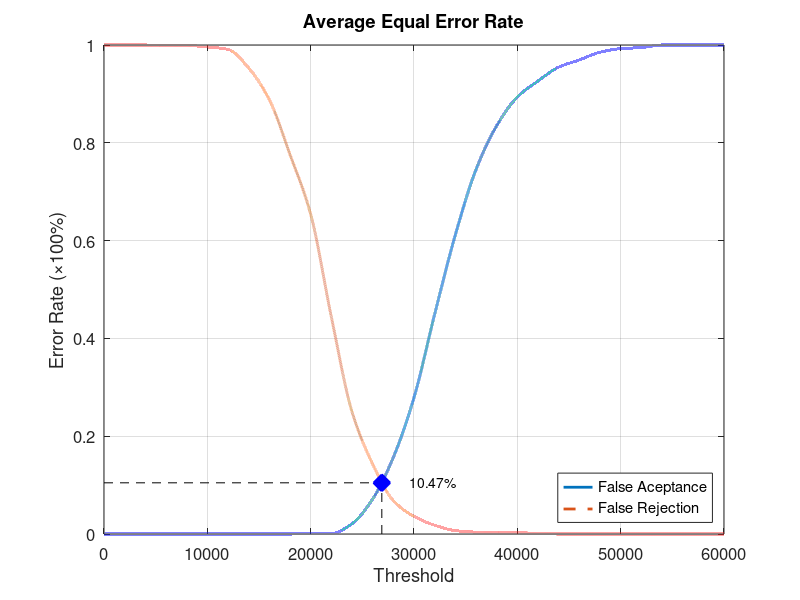
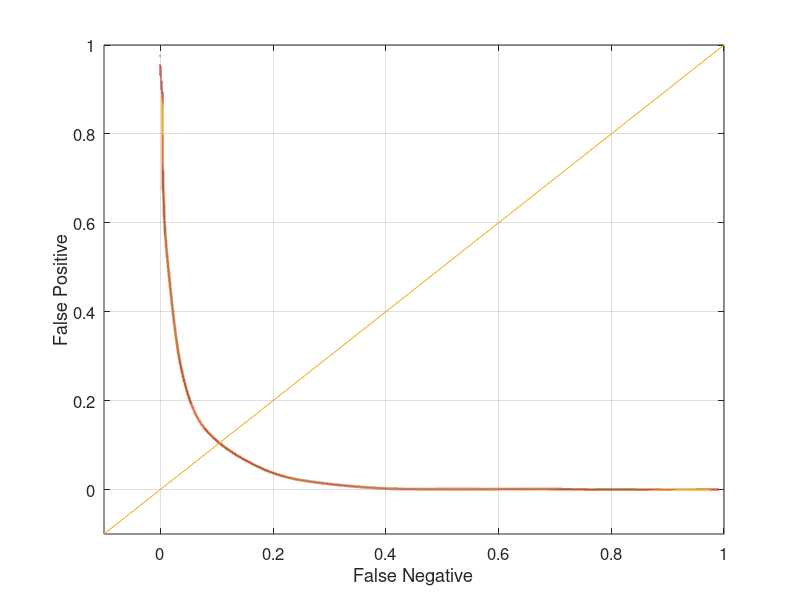

Source code (MATLAB) for these figures, in order:
function yEER = Database3Average
close all;
clear;
clc;
x = 0:2000:60000;
xq = 0:0.5:60000;

y0 = [0 0 0 0 0 0 0 0 0 0 0.00105263 0.00105263 0.0210526 0.0715789 0.156842 0.278947 0.449474 0.611579 0.745263 0.834737 0.893684 0.926316 0.954737 0.969474 0.985263 0.992632 0.994737 1 1 1 1];
yy0 = interp1(x, y0, xq, 'pchip');
y1 = [1 1 1 0.999 0.999 0.996 0.991 0.953 0.888 0.776 0.654 0.444 0.25 0.143 0.068 0.036 0.018 0.007 0.004 0.004 0.003 0.001 0 0 0 0 0 0 0 0 0];
yy1 = interp1(x, y1, xq, 'pchip');

% Calculating EER: 
y2 = abs(y0 - y1);
find(y2 == min(y2))
yy2 = abs(yy0 - yy1);
xEER = find(yy2 == min(yy2));
xEERIndex = xq(xEER) % X-axis EER
yEER = yy0(xEER) % Y-axis EER

main = figure
plot(xq, yy0,'-','LineWidth', 2);	hold on
plot(xq, yy1,'--','LineWidth', 2);	hold on
plot([xEERIndex xEERIndex], [0 yEER], 'k--');	hold on
plot([0 xEERIndex], [yEER yEER], 'k--');	hold on
plot(xEERIndex, yEER, 'bx', 'LineWidth', 10);	hold on
text(xEERIndex + 10 * xEERIndex / 100, yEER, [num2str(round((10000 * yEER)) / 100) '%'])
legend('False Aceptance', 'False Rejection', 'Location', 'SouthEast')
xlabel('Threshold')
ylabel('Error Rate (\times100%)')
title('Average Equal Error Rate')
set(gca, 'FontSize', 12)
axis([0 60000 0 1])
grid on

print(main, 'Database3AverageMain', '-dpng');
FNRxFPR = figure('Color', [1 1 1]);
plot(yy1, yy0, '-', yy1, yy0, 'LineWidth', 2);
hold on
y = -0.1:0.1:1
plot(y, y); 
set(gca, 'FontSize', 12)
xlabel('False Negative')
ylabel('False Positive')
axis([-0.1 1 -0.1 1])
set(gca, 'FontSize', 12)
grid on

print(FNRxFPR, 'Database3AverageFNRxFPR','-dpng');
end
